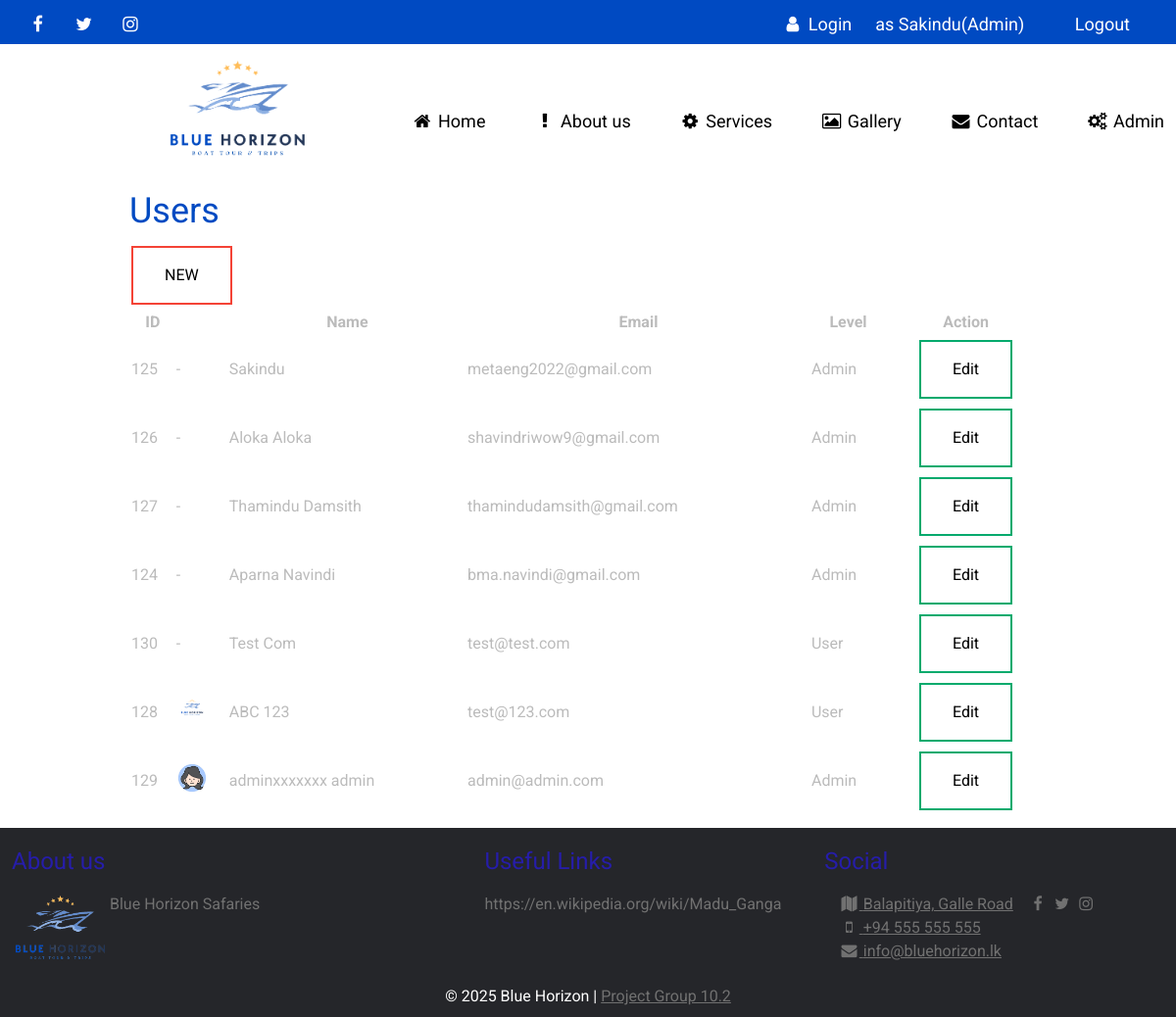
The page /user-list.php (signed in) on the database its author committed.
### tables this page shows
CREATE TABLE `members`  (
  `id` int NOT NULL AUTO_INCREMENT,
  `email` varchar(255) NULL DEFAULT NULL,
  `password` varchar(255) NULL DEFAULT NULL,
  `username` varchar(255) NULL DEFAULT NULL,
  `level` int NULL DEFAULT NULL,
  `fname` varchar(255) NULL DEFAULT NULL,
  `lname` varchar(255) NULL DEFAULT NULL,
  `country` varchar(255) NULL DEFAULT NULL,
  `tel` varchar(255) NULL DEFAULT NULL,
  `img_name` varchar(255) NULL DEFAULT NULL,
  PRIMARY KEY (`id`) USING BTREE
);

### login/includes/functions.php (called while the page is built, shortened)
<?php
function login_check($mysqli) {
    if (isset($_SESSION['user_id'],
                        $_SESSION['username'],
                        $_SESSION['login_string'])) {
        $user_id = $_SESSION['user_id'];
        $login_string = $_SESSION['login_string'];
        if ($stmt = $mysqli->prepare("SELECT password FROM members WHERE id = ? LIMIT 1")) {
            $stmt->bind_param('i', $user_id);
            $stmt->execute();
            $stmt->store_result();
            if ($stmt->num_rows == 1) {
                $stmt->bind_result($password);
                $login_check = $password;
                if ($login_check == $login_string) {
                    return true;
                } else {
                    return false;
                }
            } else {
                return false;
            }
        } else {
            return false;
        }
    } else {
        return false;
    }
}

### inc-func.php (called while the page is built, shortened)
<?php
function user_level($usr_lev){
    if ($usr_lev=='0'){
        return "User";
    }
    if ($usr_lev=='1'){
        return "Admin";
    }
}

### mysql.php (called while the page is built, shortened)
<?php
class mySQL
{
    protected $db_name = "bluesaf";
    protected $db_user = "root";
    protected $db_pass = "chanaka";
    protected $db_host = "localhost";
    public function execute($sql) {
        $con = new mysqli( $this->db_host, $this->db_user, $this->db_pass, $this->db_name );
        mysqli_set_charset($con,"utf8");
        $result=mysqli_query($con,$sql);
        return $result;
    }
}

### user-list.php (the view, shortened to what this page needs)
<?php
require_once ("mysql.php");
require_once 'login/includes/db_connect.php';
require_once 'login/includes/functions.php';
require_once ("inc-func.php");
if (login_check($mysqli) == false) {
    header("Location: /");
    exit;
}
if ($_SESSION['level']!=1){
    $id = $_SESSION['idd'];
    $sql=   "SELECT * FROM members where id='$id'";
}else{
    $sql=   "SELECT * FROM members";
}
$db=new mySQL();
$res=$db->execute($sql);
?>
<!doctype html>
<html lang="en">
<head>
    <?php include "inc-head.php"; ?>
</head>
<body>
<div class="container">
    <?php include "inc-header.php"; ?>
    <div class="text-content">
        <div class="col-1">
            <div class="hd-1">Users</div>
            <?php
            if ($_SESSION['level'] == 1) {
            ?>
            <a href="user-add.php" class="button button3"> NEW </a>
            <?php
            }
            ?>
            <table width="100%">
                <thead>
                <tr>
                    <th>ID</th>
                    <th></th>
                    <th>Name</th>
                    <th>Email</th>
                    <th>Level</th>
                    <th>Action</th>
                </tr>
                </thead>
                <tbody>
                <?php
                while ($row=mysqli_fetch_array($res)){
                    ?>
                    <tr>
                        <td><?=$row['id']?></td>
                        <td>
                            <?php
                            if (is_file('./profile/'.$row['img_name'])){
                            ?>
                            <img style="width: 32px;" src="./profile/<?=$row['img_name']?>" alt="<?=$row['fname']?> <?=$row['lname']?>">
                            <?php
                            }else{
                                echo " - ";
                            }
                            ?>
                        </td>
                        <td><?=$row['fname']?> <?=$row['lname']?></td>
                        <td><?=$row['email']?></td>
                        <td><?=user_level($row['level'])?></td>
                        <td align="center">
                            <a href="user-edit.php?id=<?=$row['id']?>" class="button button1"> Edit </a>
                        </td>
                    </tr>
                    <?php
                }
                ?>
                </tbody>
            </table>
        </div>
    </div>
</div>
<?php include "inc-footer.php"; ?>
</body>
</html>

### inc-head.php (shortened to what this page needs)
<link rel="stylesheet" href="https://cdnjs.cloudflare.com/ajax/libs/font-awesome/4.7.0/css/font-awesome.min.css">
<link rel="stylesheet" href="css/style.css">
<link rel="stylesheet" href="css/slider.css">
<link rel="stylesheet" href="css/button.css">

### inc-header.php (shortened to what this page needs)
<div class="header">
    <div class="top-nav">
        <div class="top-bar">
            <a href="#"><i class="fa fa-fw fa-facebook"></i></a>
            <a href="#"><i class="fa fa-fw fa-twitter"></i></a>
            <a href="#"><i class="fa fa-fw fa-instagram"></i></a>
        </div>
        <div class="login">
            <a href="login.php"><i class="fa fa-fw fa-user"> </i> Login </a>
            <a>
                <?php if (login_check($mysqli) == true) { echo "as ".$_SESSION['fname']."(".user_level($_SESSION['level']).")";?></a> <a href="login/includes/logout.php"><i class="fa fa-fw fa-exit"> </i> Logout </a><?php  } ?>
        </div>
    </div>
    <a href="index.php" class="logo">
        <img src="img/blue-horizon-logo.png" alt="Logo" class="logo">
    </a>
    <div class="nav">
        <a <?=(basename($_SERVER["SCRIPT_FILENAME"])=="index.php"?"class='active'":"")?>  href="index.php"><i class="fa fa-fw fa-home"></i> Home</a>
        <a <?=(basename($_SERVER["SCRIPT_FILENAME"])=="about-us.php"?"class='active'":"")?> href="about-us.php"><i class="fa fa-fw fa-exclamation"></i> About us</a>
        <a <?=(basename($_SERVER["SCRIPT_FILENAME"])=="services.php"?"class='active'":"")?> href="services.php"><i class="fa fa-fw fa-cog"></i> Services</a>
        <a <?=(basename($_SERVER["SCRIPT_FILENAME"])=="gallery.php"?"class='active'":"")?> href="gallery.php"><i class="fa fa-fw fa-photo"></i> Gallery</a>
        <a <?=(basename($_SERVER["SCRIPT_FILENAME"])=="contact.php"?"class='active'":"")?> href="contact.php"><i class="fa fa-fw fa-envelope"></i> Contact</a>
        <?php
        if (login_check($mysqli) == true){
            if ($_SESSION['level']==1){
            ?>
            <a <?=(basename($_SERVER["SCRIPT_FILENAME"])=="admin.php"?"class='active'":"")?> href="admin.php"><i class="fa fa-fw fa-cogs"></i> Admin</a>
            <?php
            }
                ?>
                <?php
        }
        ?>
    </div>
</div>

### inc-footer.php
<div class="footer">
    <div class="left">
        <div class="hd-3">About us</div>
        <img src="img/blue-horizon-logo.png" class="foot-logo">
        <p>Blue Horizon Safaries</p>
    </div>
    <div class="mid">
        <div class="hd-3">Useful Links</div>
        <p>https://en.wikipedia.org/wiki/Madu_Ganga</p>
    </div>
    <div class="right">
        <div class="hd-3">Social</div>
        <div class="top-bar">
            <a href="#"><i class="fa fa-fw fa-map"></i> Balapitiya, Galle Road</a><br>
            <a href="#"><i class="fa fa-fw fa-mobile"></i> +94 555 555 555</a><br>
            <a href="#"><i class="fa fa-fw fa-envelope"></i> info@bluehorizon.lk</a><br>
        </div>
        <div class="top-bar">
            <a href="#"><i class="fa fa-fw fa-facebook"></i></a>
            <a href="#"><i class="fa fa-fw fa-twitter"></i></a>
            <a href="#"><i class="fa fa-fw fa-instagram"></i></a>
        </div>
    </div>
</div>
<div class="copy"><?=FOOT?></div>

### css/style.css (style rules this page uses)
* { margin: 0; padding: 0; }
body { margin: 0; overflow-x: hidden; font-family: "Roboto", sans-serif; font-weight: 400; font-style: normal; }
.header { overflow: hidden !important; background-color: #ffffff; }
.header a { overflow: hidden !important; float: left; color: black; text-align: center; padding: 12px; text-decoration: none; font-size: 18px; line-height: 25px; }
.header img.logo { width: 150px; }
.nav { margin-top: 50px !important; float: right; margin: 0 auto; }
.nav a { margin-left: 25px; }
.top-nav { width: 100vw; height: 45px; background-color: #004ac2; }
.top-bar { float: left; color: #ffffff; margin-left: 15px; }
.top-bar a { color: #ffffff; }
.login { float: right; padding-right: 35px; }
.login a { color: #ffffff !important; }
.footer { background-color: #25262AFF; color: #ffffff; padding: 12px 12px 12px 12px; display: flex; line-height: 24px; }
.footer a { color: #717171; }
.copy { background-color: #25262AFF; color: #ffffff; padding: 12px 12px 12px 12px; margin: 0 auto; text-align: center; }
.copy a { color: #717171; }
.left { width: 40vw; float:left; margin-right: 20px ; }
.left img { width: 100px; float: left; }
.mid { width: 30vw; float: left; }
.right { width: 30vw; float:right; }
.hd-1 { font-size: 36px; margin-bottom: 20px; margin-top: 10px; color: #004ac2; }
.hd-3 { font-size: 24px; margin-bottom: 20px; margin-top: 10px; color: #261da9; }
.footer p { color: #717171; }
.text-content { background-color: #ffffff; color: #bbbbbb; display: flex; line-height: 24px; width: 80vw; margin: 0 auto; }
.col-1 { padding: 12px 12px 12px 12px; width: 100%; }

### css/button.css (style rules this page uses)
.button { background-color: #04AA6D; border: none; color: white; padding: 16px 32px; text-align: center; text-decoration: none; display: inline-block; font-size: 16px; margin: 4px 2px; transition-duration: 0.4s; cursor: pointer; }
.button1 { background-color: white; color: black; border: 2px solid #04AA6D; }
.button3 { background-color: white; color: black; border: 2px solid #f44336; }

### rows shown on the page
members: id "125", fname "Sakindu", email "metaeng2022@gmail.com", level "Admin"
members: id "126", fname "Aloka", lname "Aloka", email "shavindriwow9@gmail.com", level "Admin"
members: id "127", fname "Thamindu", lname "Damsith", email "thamindudamsith@gmail.com", level "Admin"
members: id "124", fname "Aparna", lname "Navindi", email "bma.navindi@gmail.com", level "Admin"
members: id "130", fname "Test", lname "Com", email "test@test.com", level "User"
members: id "128", img_name (picture), fname "ABC", lname "123", email "test@123.com", level "User"
members: id "129", img_name (picture), fname "adminxxxxxxx", lname "admin", email "admin@admin.com", level "Admin"

### other values the page prints
$_SESSION['fname'] "Sakindu"
user_level($_SESSION['level']) "Admin"
FOOT "© 2025 Blue Horizon | Project Group 10.2"
